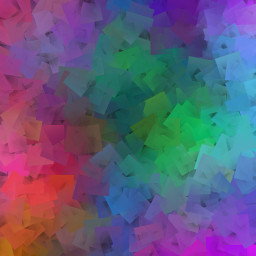
#> input picture images/blend1.jpg, 256 x 256 px, given in place of video, which was not available
$ python ex4_motiondetection.py
#> lines starting #> are read from the running program, lines starting #| are printed output that depends on the picture; pictures that were not available may be replaced by others from this repository, and a replacement may not be noted
import cv2
import numpy as np
from matplotlib import pyplot as plt

# Setting up IP Webcam
cap = cv2.VideoCapture('http://xxx:xxx@ip/video')

# Get first frame for reference
ret, frame = cap.read()
#> frame is the input picture: shape (256, 256, 3); mean B, G, R 122.3, 90.9, 96.8
grayFrame = cv2.cvtColor(frame, cv2.COLOR_BGR2GRAY)
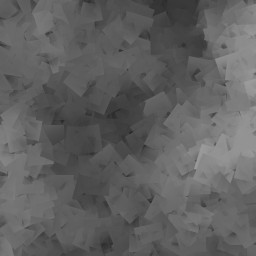
#> grayFrame: shape (256, 256); min 40, max 157, mean 96.3
currHist = cv2.calcHist(grayFrame, [0], None, [256], [0,256])
#> currHist = 256 values, max 13 at index 58, min 0 at index 0, mean 1
currCorr = 999

# Correlation threshold
thresh = 0.12

motion_count = 0

while(True):
    ret, frame = cap.read()
    cv2.namedWindow("frames", cv2.WINDOW_NORMAL)            # Create window with freedom of dimensions
    frame = cv2.resize(frame, (640, 400))                   # Resize image
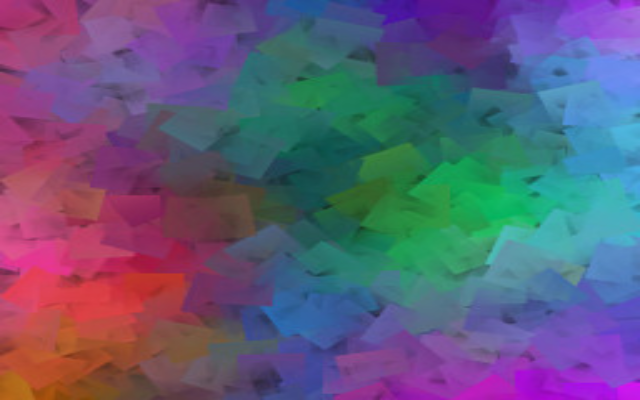
#> frame: shape (400, 640, 3); mean B, G, R 122.2, 90.8, 96.7
    grayFrame = cv2.cvtColor(frame, cv2.COLOR_BGR2GRAY)     # Convert to grayscale
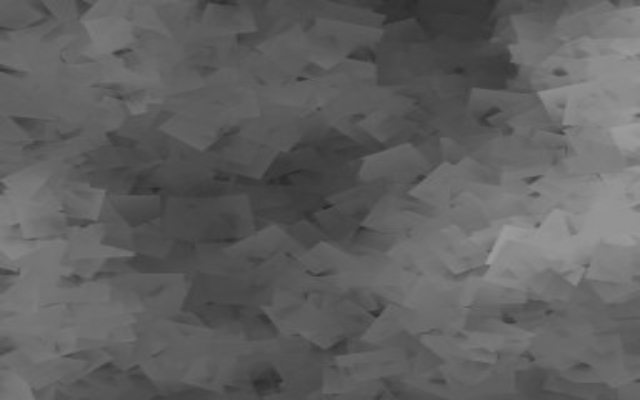
#> grayFrame: shape (400, 640); min 42, max 156, mean 96.1

    lastHist = currHist
#> lastHist has the same summary as currHist
    currHist = cv2.calcHist(grayFrame, [0], None, [256], [0,256])
#> currHist = 256 values, max 35 at index 58, min 0 at index 0, mean 2.5
    lastCorr = currCorr
    currCorr = cv2.compareHist(lastHist, currHist, cv2.HISTCMP_CORREL)     # Correlation method
#> currCorr = 0.952

    # Calculate correlation score based on the last two histograms
    score = abs(currCorr - lastCorr)
#> score = 998
    if score > thresh and score < 1:
        motion_count += 1
        print("MOTION DETECTED! -> " + str(motion_count))

    equ = cv2.equalizeHist(grayFrame)                       # Equalize grayscale frame
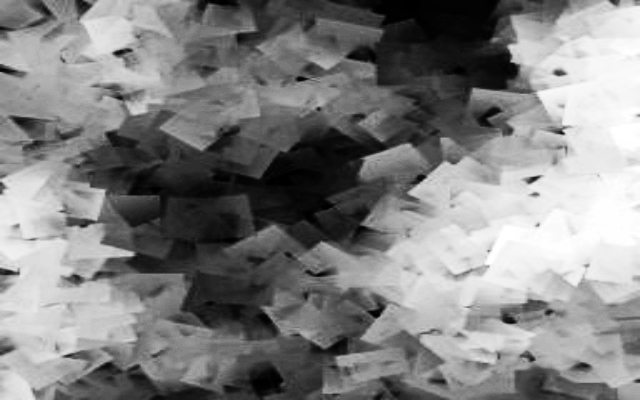
#> equ: shape (400, 640); min 0, max 255, mean 129.4
    res = np.hstack((grayFrame, equ))                       # Put frames side by side
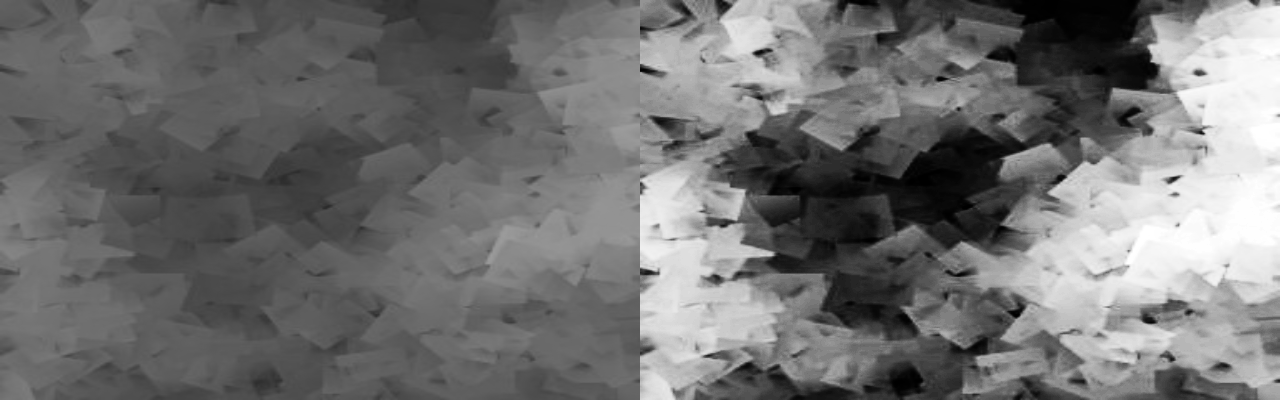
#> res: shape (400, 1280); min 0, max 255, mean 112.8
    cv2.imshow('frames', res)                               # Display

    if cv2.waitKey(1) & 0xFF == ord('q'):
#> (key q is pressed here)
        break

cap.release()
cv2.destroyAllWindows()

$ run again, on images/blend2.jpg
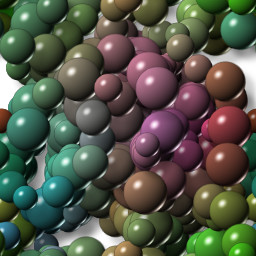
#> input picture images/blend2.jpg, 256 x 256 px, given in place of video, which was not available
#> frame is the input picture: shape (256, 256, 3); mean B, G, R 71.6, 86.1, 82.2
#> `currHist = cv2.calcHist(grayFrame, [0], None, [256], [0,256])`: currHist = 256 values, max 6 at index 90, min 0 at index 0, mean 1
#> frame: shape (400, 640, 3)
#> `grayFrame = cv2.cvtColor(frame, cv2.COLOR_BGR2GRAY)`:
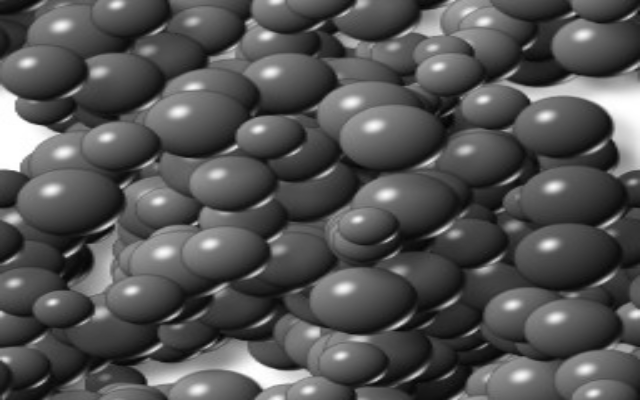
#> grayFrame: shape (400, 640); min 3, max 255, mean 83.1
#> lastHist has the same summary as currHist
#> `currHist = cv2.calcHist(grayFrame, [0], None, [256], [0,256])`: currHist = 256 values, max 18 at index 94, min 0 at index 0, mean 2.5
#> currCorr = 0.741
#> score = 998.3
#> `res = np.hstack((grayFrame, equ))`:
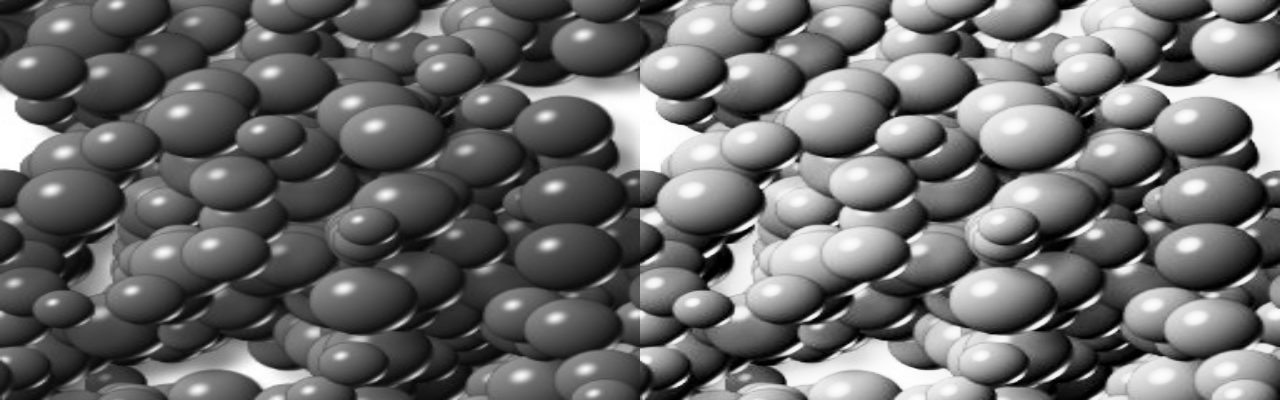
#> res: shape (400, 1280); min 0, max 255, mean 105.7
